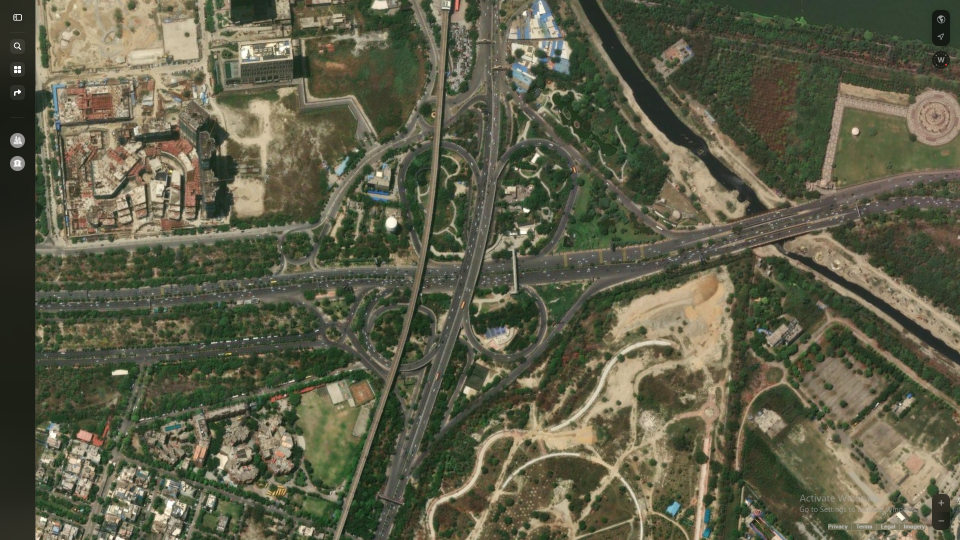
#> input picture section_img/Botanical_interchange_apple.png, 1920 x 1080 px, found by its file name (shown at 1/2 size)
$ python measure_corridors.py
#> lines starting #> are read from the running program, lines starting #| are printed output that depends on the picture
import cv2
import numpy as np

img = cv2.imread('section_img/Botanical_interchange_apple.png')
#> img is the input picture: shape (1080, 1920, 3); mean B, G, R 72.7, 94.4, 94.4

# Let's inspect specific columns to find Mainline A centerline
def find_center_y(x, y_guess, window=60):
    col = img[y_guess - window : y_guess + window, x]
    # compute edge gradients
    gray = cv2.cvtColor(col.reshape(-1, 1, 3), cv2.COLOR_BGR2GRAY)
    grad = np.abs(np.diff(gray, axis=0))
    # print top gradient locations
    return y_guess

# [8 lines of commented-out code are left out]
test_xs = [100, 500, 880, 1300, 1800]
y_centers = [540, 540, 520, 480, 360]

for x, yc in zip(test_xs, y_centers):
    patch = img[max(0, yc-80):min(1080, yc+80), max(0, x-80):min(1920, x+80)].copy()
    cv2.circle(patch, (80, 80), 3, (0, 0, 255), -1)
    cv2.putText(patch, f"({x},{yc})", (5, 20), cv2.FONT_HERSHEY_SIMPLEX, 0.5, (0, 255, 0), 1)
    cv2.imwrite(f"C:/Users/rajku/.gemini/antigravity/brain/7fbe18dc-e823-4fc5-9f11-b73d94a0c585/patch_A_x{x}.jpg", patch)
#> this loop made 5 passes
#> pass 1, `cv2.imwrite(f"C:/Users/rajku/.gemini/antigravity/brain/7fbe18dc-e823-4..`:
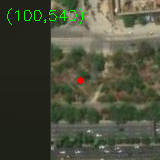
#> saved as patch_A_x100.jpg: shape (160, 160, 3); mean B, G, R 59.8, 78.4, 74.8
#> pass 2, `cv2.imwrite(f"C:/Users/rajku/.gemini/antigravity/brain/7fbe18dc-e823-4..`:
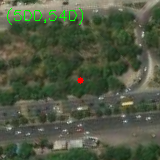
#> saved as patch_A_x500.jpg: shape (160, 160, 3); mean B, G, R 66.4, 88.3, 79.6
#> after the loop:
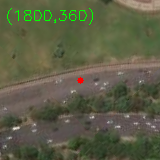
#> patch: shape (160, 160, 3); mean B, G, R 69.4, 93.5, 92.2

# Let's do the same for Mainline B:
test_ys = [80, 300, 520, 800, 1000]
x_centers = [970, 930, 880, 830, 770]

for y, xc in zip(test_ys, x_centers):
    patch = img[max(0, y-80):min(1080, y+80), max(0, xc-80):min(1920, xc+80)].copy()
    cv2.circle(patch, (80, 80), 3, (0, 0, 255), -1)
    cv2.putText(patch, f"({xc},{y})", (5, 20), cv2.FONT_HERSHEY_SIMPLEX, 0.5, (0, 255, 0), 1)
    cv2.imwrite(f"C:/Users/rajku/.gemini/antigravity/brain/7fbe18dc-e823-4fc5-9f11-b73d94a0c585/patch_B_y{y}.jpg", patch)
#> this loop made 5 passes
#> pass 1, `patch = img[max(0, y-80):min(1080, y+80), max(0, xc-80):min(1920, xc+8..`:
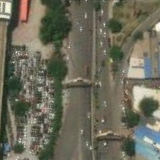
#> patch: shape (160, 160, 3); mean B, G, R 90.1, 106.3, 107.9
#> pass 1, `cv2.imwrite(f"C:/Users/rajku/.gemini/antigravity/brain/7fbe18dc-e823-4..`:
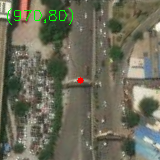
#> saved as patch_B_y80.jpg: shape (160, 160, 3); mean B, G, R 89.4, 107.3, 107.4
#> pass 2, `cv2.imwrite(f"C:/Users/rajku/.gemini/antigravity/brain/7fbe18dc-e823-4..`:
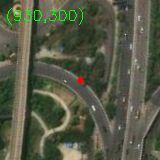
#> saved as patch_B_y300.jpg: shape (160, 160, 3); mean B, G, R 69.6, 89, 85.3
#> after the loop:
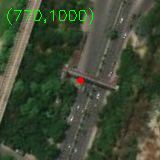
#> patch: shape (160, 160, 3); mean B, G, R 51.9, 73.8, 62.3

print("Saved patches for Mainline A and Mainline B")

$ run again, with section_img/CP_apple.png copied over section_img/Botanical_interchange_apple.png
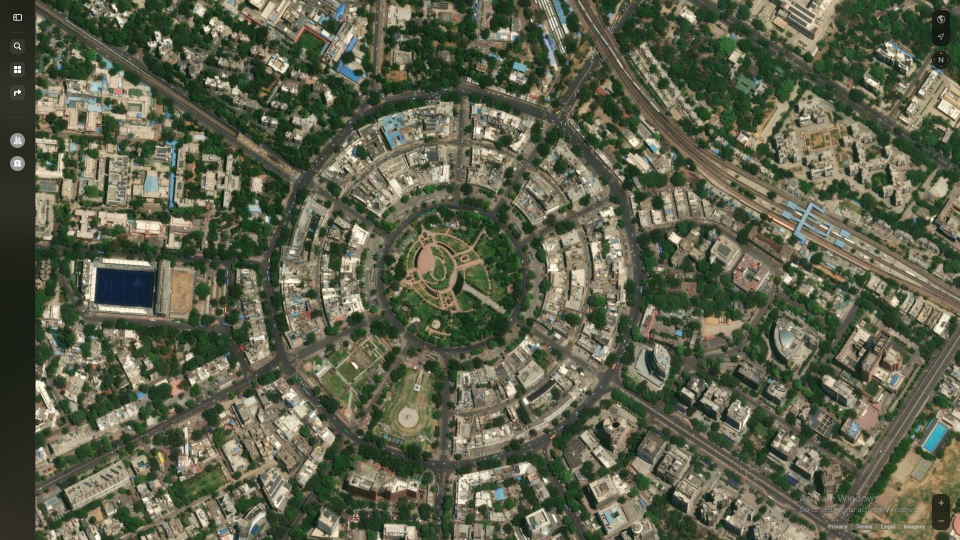
#> input picture section_img/CP_apple.png, 1920 x 1080 px, found by its file name (shown at 1/2 size)
#> img is the input picture: shape (1080, 1920, 3); mean B, G, R 76.6, 97.4, 94.2
#> after the loop `for x, yc in zip(test_xs, y_centers):`:
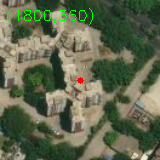
#> patch: shape (160, 160, 3); mean B, G, R 77.6, 103.3, 95.9
#> after the loop `for y, xc in zip(test_ys, x_centers):`:
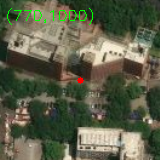
#> patch: shape (160, 160, 3); mean B, G, R 72.6, 94.9, 92.1

$ run again, with section_img/GaurCIty_charmurti.png copied over section_img/Botanical_interchange_apple.png
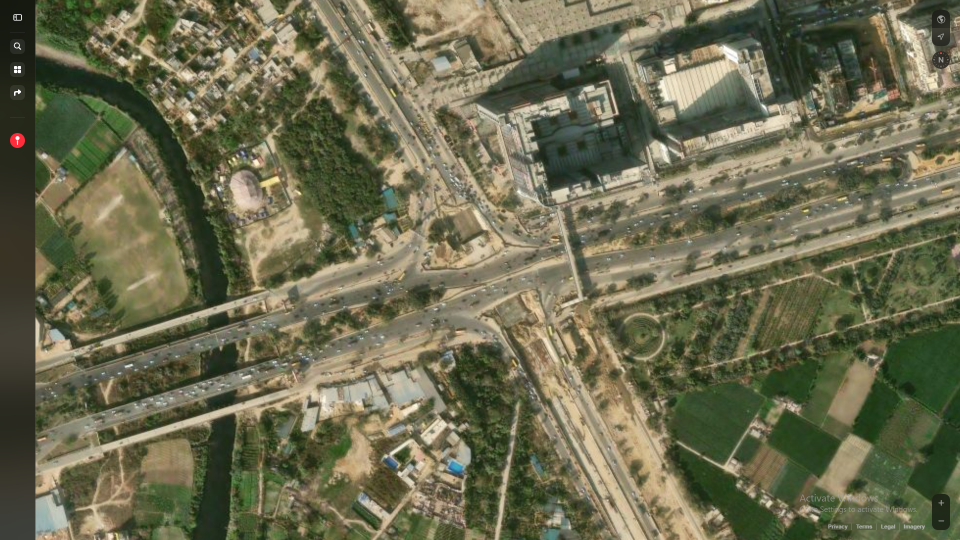
#> input picture section_img/GaurCIty_charmurti.png, 1920 x 1080 px, found by its file name (shown at 1/2 size)
#> img is the input picture: shape (1080, 1920, 3); mean B, G, R 79.6, 107.1, 107.7
#> after the loop `for x, yc in zip(test_xs, y_centers):`:
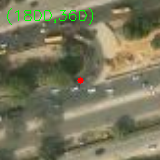
#> patch: shape (160, 160, 3); mean B, G, R 92.8, 119.9, 121.5
#> after the loop `for y, xc in zip(test_ys, x_centers):`:
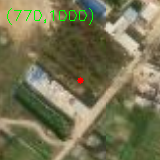
#> patch: shape (160, 160, 3); mean B, G, R 82.7, 115.3, 118.1

$ run again, with section_img/ITO_apple.png copied over section_img/Botanical_interchange_apple.png
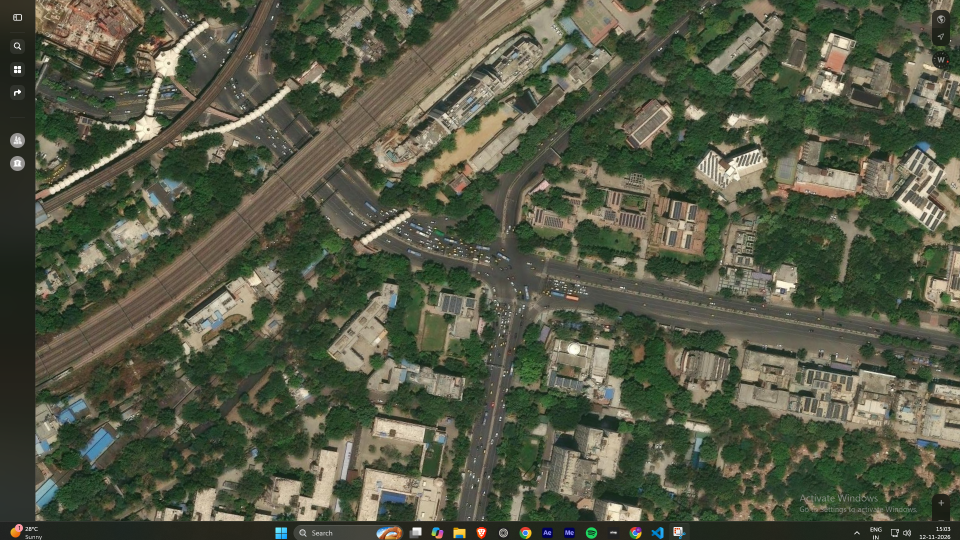
#> input picture section_img/ITO_apple.png, 1920 x 1080 px, found by its file name (shown at 1/2 size)
#> img is the input picture: shape (1080, 1920, 3); mean B, G, R 69.5, 89, 84.7
#> after the loop `for y, xc in zip(test_ys, x_centers):`:
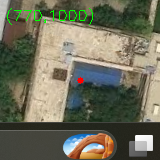
#> patch: shape (160, 160, 3); mean B, G, R 91, 109.9, 110.7
